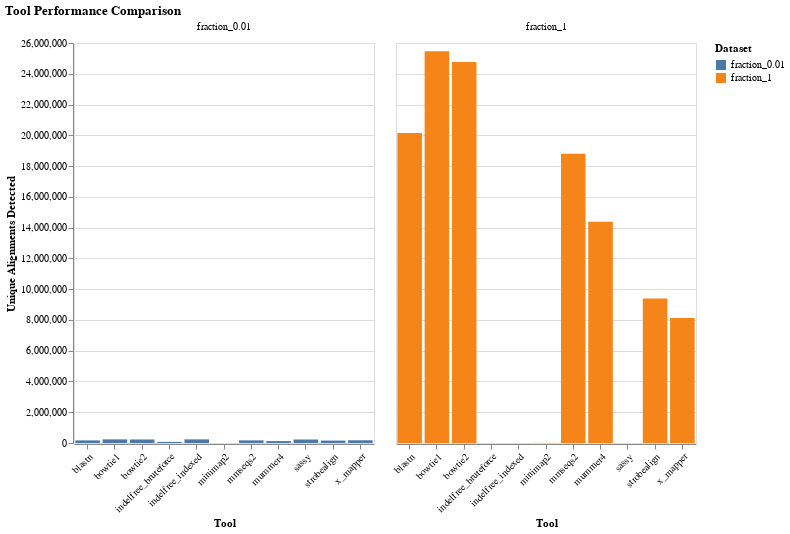

Notebook code for this chart:
### Markdown cell above
### Cross-Dataset Comparison

Compare tool performance between fraction_1 and fraction_0.01.

### Code cell
# Compare across datasets
summary_stats_labeled = summary_stats.with_columns(pl.lit('fraction_1').alias('dataset'))
summary_stats_small_labeled = summary_stats_small.with_columns(pl.lit('fraction_0.01').alias('dataset'))

combined_summary = pl.concat([summary_stats_labeled, summary_stats_small_labeled])
combined_summary.write_csv(str(OUTPUT_DIR / 'tool_summary_combined.tsv'), separator='\t')

print("Combined Tool Performance Summary:")
print(combined_summary.sort(['tool', 'dataset']))

# Visualize comparison
chart = alt.Chart(combined_summary).mark_bar().encode(
    x=alt.X('tool:N', title='Tool', axis=alt.Axis(labelAngle=-45)),
    y=alt.Y('n_alignments:Q', title='Unique Alignments Detected'),
    color=alt.Color('dataset:N', title='Dataset'),
    column=alt.Column('dataset:N', title=None),
    tooltip=['tool:N', 'dataset:N', 'n_alignments:Q', 'n_spacers:Q', 'n_contigs:Q']
).properties(width=300, height=400, title='Tool Performance Comparison')

chart.save(str(OUTPUT_DIR / 'tool_comparison_across_datasets.html'))
print("Comparison chart saved")
chart

### Figure 1 — Vega-Lite specification as saved in the notebook (floating-point values rounded to 4 significant figures)
{"config": {"view": {"continuousWidth": 300, "continuousHeight": 300}}, "data": {"name": "data-534a7bafef242aa0d0814b2698f224df"}, "mark": {"type": "bar"}, "encoding": {"color": {"field": "dataset", "title": "Dataset", "type": "nominal"}, "column": {"field": "dataset", "title": null, "type": "nominal"}, "tooltip": [{"field": "tool", "type": "nominal"}, {"field": "dataset", "type": "nominal"}, {"field": "n_alignments", "type": "quantitative"}, {"field": "n_spacers", "type": "quantitative"}, {"field": "n_contigs", "type": "quantitative"}], "x": {"axis": {"labelAngle": -45}, "field": "tool", "title": "Tool", "type": "nominal"}, "y": {"field": "n_alignments", "title": "Unique Alignments Detected", "type": "quantitative"}}, "height": 400, "title": "Tool Performance Comparison", "width": 300, "$schema": "https://vega.github.io/schema/vega-lite/v5.20.1.json", "datasets": {"data-534a7bafef242aa0d0814b2698f224df": [{"tool": "bowtie1", "n_alignments": 25463659, "n_spacers": 750231, "n_contigs": 323178, "mean_hamming": 1.377, "median_hamming": 1.0, "min_hamming": 0, "max_hamming": 3, "dataset": "fraction_1"}, {"tool": "bowtie2", "n_alignments": 24768842, "n_spacers": 730262, "n_contigs": 284320, "mean_hamming": 1.332, "median_hamming": 1.0, "min_hamming": 0, "max_hamming": 3, "dataset": "fraction_1"}, {"tool": "blastn", "n_alignments": 20142598, "n_spacers": 649595, "n_contigs": 273656, "mean_hamming": 1.144, "median_hamming": 1.0, "min_hamming": 0, "max_hamming": 3, "dataset": "fraction_1"}, {"tool": "mmseqs2", "n_alignments": 18797418, "n_spacers": 633225, "n_contigs": 222783, "mean_hamming": 1.024, "median_hamming": 1.0, "min_hamming": 0, "max_hamming": 3, "dataset": "fraction_1"}, {"tool": "mummer4", "n_alignments": 14383138, "n_spacers": 505144, "n_contigs": 190848, "mean_hamming": 0.6461, "median_hamming": 0.0, "min_hamming": 0, "max_hamming": 3, "dataset": "fraction_1"}, {"tool": "strobealign", "n_alignments": 9396840, "n_spacers": 511202, "n_contigs": 173472, "mean_hamming": 0.4746, "median_hamming": 0.0, "min_hamming": 0, "max_hamming": 3, "dataset": "fraction_1"}, {"tool": "x_mapper", "n_alignments": 8128274, "n_spacers": 425192, "n_contigs": 157138, "mean_hamming": 0.6867, "median_hamming": 0.0, "min_hamming": 0, "max_hamming": 3, "dataset": "fraction_1"}, {"tool": "minimap2", "n_alignments": 7509, "n_spacers": 816, "n_contigs": 5300, "mean_hamming": 0.0, "median_hamming": 0.0, "min_hamming": 0, "max_hamming": 0, "dataset": "fraction_1"}, {"tool": "bowtie1", "n_alignments": 235500, "n_spacers": 98915, "n_contigs": 2546, "mean_hamming": 1.486, "median_hamming": 1.0, "min_hamming": 0, "max_hamming": 3, "dataset": "fraction_0.01"}, {"tool": "indelfree_indexed", "n_alignments": 235466, "n_spacers": 98917, "n_contigs": 2546, "mean_hamming": 1.486, "median_hamming": 1.0, "min_hamming": 0, "max_hamming": 3, "dataset": "fraction_0.01"}, {"tool": "bowtie2", "n_alignments": 230164, "n_spacers": 96489, "n_contigs": 2243, "mean_hamming": 1.452, "median_hamming": 1.0, "min_hamming": 0, "max_hamming": 3, "dataset": "fraction_0.01"}, {"tool": "sassy", "n_alignments": 225876, "n_spacers": 96850, "n_contigs": 2509, "mean_hamming": 1.462, "median_hamming": 1.0, "min_hamming": 0, "max_hamming": 3, "dataset": "fraction_0.01"}, {"tool": "x_mapper", "n_alignments": 177486, "n_spacers": 73893, "n_contigs": 1811, "mean_hamming": 1.197, "median_hamming": 1.0, "min_hamming": 0, "max_hamming": 3, "dataset": "fraction_0.01"}, {"tool": "mmseqs2", "n_alignments": 170448, "n_spacers": 78623, "n_contigs": 1799, "mean_hamming": 1.147, "median_hamming": 1.0, "min_hamming": 0, "max_hamming": 3, "dataset": "fraction_0.01"}, {"tool": "blastn", "n_alignments": 169750, "n_spacers": 80180, "n_contigs": 2161, "mean_hamming": 1.203, "median_hamming": 1.0, "min_hamming": 0, "max_hamming": 3, "dataset": "fraction_0.01"}, {"tool": "strobealign", "n_alignments": 156811, "n_spacers": 74243, "n_contigs": 1832, "mean_hamming": 1.044, "median_hamming": 1.0, "min_hamming": 0, "max_hamming": 3, "dataset": "fraction_0.01"}, {"tool": "mummer4", "n_alignments": 122984, "n_spacers": 57502, "n_contigs": 1451, "mean_hamming": 0.768, "median_hamming": 1.0, "min_hamming": 0, "max_hamming": 3, "dataset": "fraction_0.01"}, {"tool": "indelfree_bruteforce", "n_alignments": 72022, "n_spacers": 39369, "n_contigs": 1395, "mean_hamming": 1.581, "median_hamming": 2.0, "min_hamming": 0, "max_hamming": 3, "dataset": "fraction_0.01"}, {"tool": "minimap2", "n_alignments": 73, "n_spacers": 46, "n_contigs": 51, "mean_hamming": 0.0, "median_hamming": 0.0, "min_hamming": 0, "max_hamming": 0, "dataset": "fraction_0.01"}]}}
